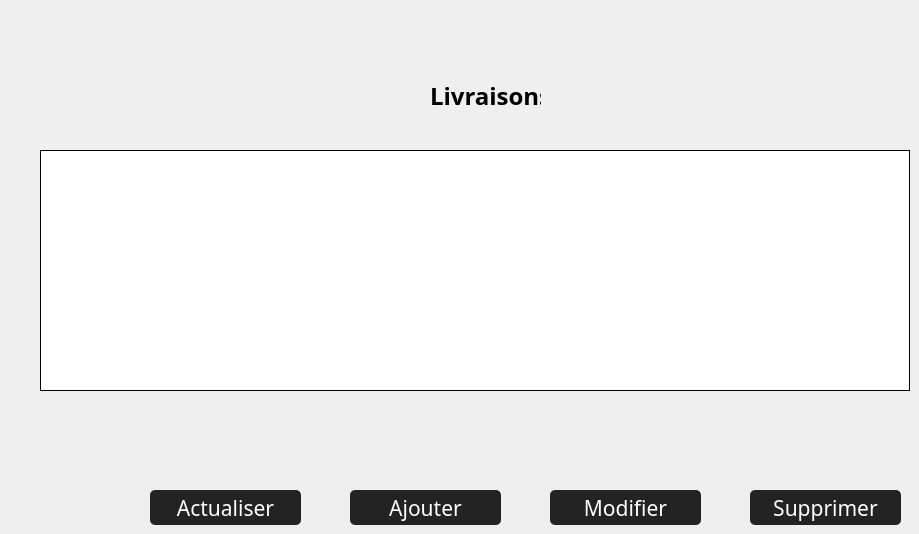
         <widget class="QWidget" name="tab_livraisons">
          <attribute name="title">
           <string>Livraisons</string>
          </attribute>
          <widget class="QPushButton" name="bouton_actualiser_livraison">
           <property name="geometry">
            <rect>
             <x>150</x>
             <y>490</y>
             <width>151</width>
             <height>35</height>
            </rect>
           </property>
           <property name="font">
            <font>
             <family>Century Gothic</family>
             <pointsize>16</pointsize>
             <weight>50</weight>
             <bold>false</bold>
            </font>
           </property>
           <property name="styleSheet">
            <string notr="true">QPushButton {
		color: rgb(255, 255, 255);
		background-color: rgb(35, 35, 35);
		border: 0px solid;
		border-radius:5px
}

QPushButton:hover {
		background-color: rgb(85, 170, 255);
}</string>
           </property>
           <property name="text">
            <string>Actualiser</string>
           </property>
          </widget>
          <widget class="QPushButton" name="bouton_nouvelle_livraison">
           <property name="geometry">
            <rect>
             <x>350</x>
             <y>490</y>
             <width>151</width>
             <height>35</height>
            </rect>
           </property>
           <property name="font">
            <font>
             <family>Century Gothic</family>
             <pointsize>16</pointsize>
             <weight>50</weight>
             <bold>false</bold>
            </font>
           </property>
           <property name="styleSheet">
            <string notr="true">QPushButton {
		color: rgb(255, 255, 255);
		background-color: rgb(35, 35, 35);
		border: 0px solid;
		border-radius:5px
}

QPushButton:hover {
		background-color: rgb(85, 170, 255);
}</string>
           </property>
           <property name="text">
            <string>Ajouter</string>
           </property>
          </widget>
          <widget class="QTableWidget" name="table_livraisons">
           <property name="geometry">
            <rect>
             <x>40</x>
             <y>150</y>
             <width>870</width>
             <height>241</height>
            </rect>
           </property>
           <property name="font">
            <font>
             <family>Century Gothic</family>
             <pointsize>14</pointsize>
             <weight>50</weight>
             <bold>false</bold>
            </font>
           </property>
           <property name="frameShape">
            <enum>QFrame::Box</enum>
           </property>
           <property name="frameShadow">
            <enum>QFrame::Plain</enum>
           </property>
           <property name="editTriggers">
            <set>QAbstractItemView::NoEditTriggers</set>
           </property>
           <attribute name="horizontalHeaderVisible">
            <bool>false</bool>
           </attribute>
           <attribute name="verticalHeaderVisible">
            <bool>false</bool>
           </attribute>
          </widget>
          <widget class="QPushButton" name="bouton_modifier_livraison">
           <property name="geometry">
            <rect>
             <x>550</x>
             <y>490</y>
             <width>151</width>
             <height>35</height>
            </rect>
           </property>
           <property name="font">
            <font>
             <family>Century Gothic</family>
             <pointsize>16</pointsize>
             <weight>50</weight>
             <bold>false</bold>
            </font>
           </property>
           <property name="styleSheet">
            <string notr="true">QPushButton {
		color: rgb(255, 255, 255);
		background-color: rgb(35, 35, 35);
		border: 0px solid;
		border-radius:5px
}

QPushButton:hover {
		background-color: rgb(85, 170, 255);
}</string>
           </property>
           <property name="text">
            <string>Modifier</string>
           </property>
          </widget>
          <widget class="QPushButton" name="bouton_supprimer_livraison">
           <property name="geometry">
            <rect>
             <x>750</x>
             <y>490</y>
             <width>151</width>
             <height>35</height>
            </rect>
           </property>
           <property name="font">
            <font>
             <family>Century Gothic</family>
             <pointsize>16</pointsize>
             <weight>50</weight>
             <bold>false</bold>
            </font>
           </property>
           <property name="toolTip">
            <string>Actualiser</string>
           </property>
           <property name="statusTip">
            <string>Actualiser</string>
           </property>
           <property name="whatsThis">
            <string/>
           </property>
           <property name="accessibleDescription">
            <string>Actualiser</string>
           </property>
           <property name="autoFillBackground">
            <bool>false</bool>
           </property>
           <property name="styleSheet">
            <string notr="true">QPushButton {
		color: rgb(255, 255, 255);
		background-color: rgb(35, 35, 35);
		border: 0px solid;
		border-radius:5px
}

QPushButton:hover {
		background-color: rgb(85, 170, 255);
}</string>
           </property>
           <property name="text">
            <string>Supprimer</string>
           </property>
          </widget>
          <widget class="QLabel" name="titre_livraisons">
           <property name="geometry">
            <rect>
             <x>430</x>
             <y>70</y>
             <width>111</width>
             <height>51</height>
            </rect>
           </property>
           <property name="font">
            <font>
             <family>Century Gothic</family>
             <pointsize>18</pointsize>
             <weight>75</weight>
             <bold>true</bold>
            </font>
           </property>
           <property name="layoutDirection">
            <enum>Qt::LeftToRight</enum>
           </property>
           <property name="text">
            <string>Livraisons</string>
           </property>
          </widget>
         </widget>
